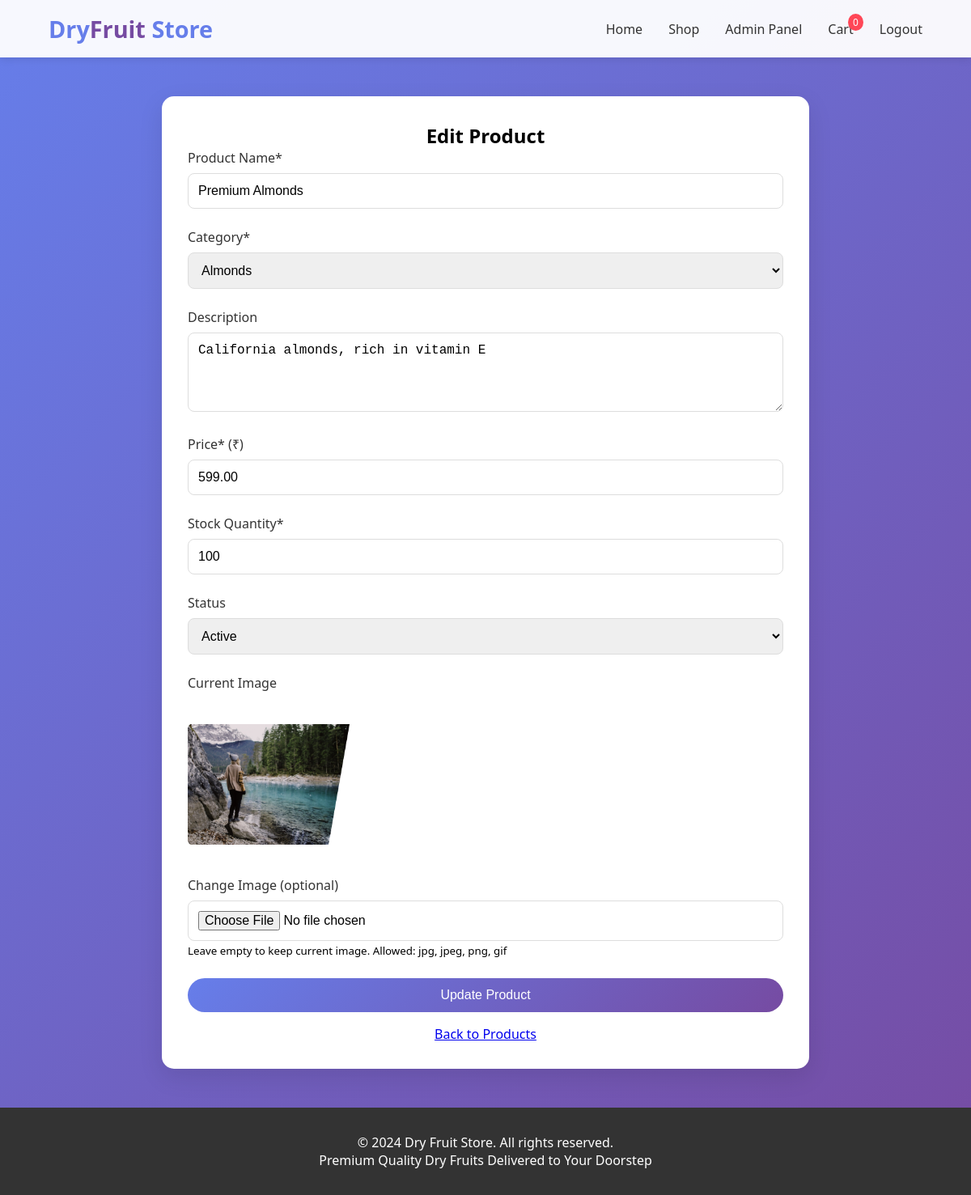
The app's page /dry_fruit_store/admin/edit_product.php?id=1 (signed in) with its own data.
### tables this page shows
CREATE TABLE `products` (
  `id` int(11) NOT NULL,
  `name` varchar(100) NOT NULL,
  `category_id` int(11) DEFAULT NULL,
  `description` text DEFAULT NULL,
  `price` decimal(10,2) NOT NULL,
  `stock_quantity` int(11) DEFAULT 0,
  `image_path` varchar(255) DEFAULT NULL,
  `status` enum('active','inactive') DEFAULT 'active',
  `created_at` timestamp NOT NULL DEFAULT current_timestamp()
);

CREATE TABLE `categories` (
  `id` int(11) NOT NULL,
  `name` varchar(50) NOT NULL,
  `description` text DEFAULT NULL,
  `status` enum('active','inactive') DEFAULT 'active'
);

### dry_fruit_store/admin/edit_product.php (the view, shortened to what this page needs)
<?php
require_once '../includes/config.php';
$product_id = isset($_GET['id']) ? (int)$_GET['id'] : 0;
$query = "SELECT * FROM products WHERE id = $product_id";
$result = mysqli_query($conn, $query);
$product = mysqli_fetch_assoc($result);
$categories = mysqli_query($conn, "SELECT * FROM categories WHERE status='active'");
include '../includes/header.php';
?>
<div class="container">
    <div class="form-container" style="max-width: 800px;">
        <h2 style="text-align: center;">Edit Product</h2>
        <form method="POST" action="" enctype="multipart/form-data">
            <div class="form-group">
                <label>Product Name*</label>
                <input type="text" name="name" value="<?php echo htmlspecialchars($product['name']); ?>" required>
            </div>
            <div class="form-group">
                <label>Category*</label>
                <select name="category_id" required>
                    <?php while($cat = mysqli_fetch_assoc($categories)): ?>
                        <option value="<?php echo $cat['id']; ?>"
                            <?php echo ($cat['id'] == $product['category_id']) ? 'selected' : ''; ?>>
                            <?php echo htmlspecialchars($cat['name']); ?>
                        </option>
                    <?php endwhile; ?>
                </select>
            </div>
            <div class="form-group">
                <label>Description</label>
                <textarea name="description" rows="4"><?php echo htmlspecialchars($product['description']); ?></textarea>
            </div>
            <div class="form-group">
                <label>Price* (₹)</label>
                <input type="number" step="0.01" name="price" value="<?php echo $product['price']; ?>" required>
            </div>
            <div class="form-group">
                <label>Stock Quantity*</label>
                <input type="number" name="stock_quantity" value="<?php echo $product['stock_quantity']; ?>" required>
            </div>
            <div class="form-group">
                <label>Status</label>
                <select name="status">
                    <option value="active" <?php echo ($product['status'] == 'active') ? 'selected' : ''; ?>>Active</option>
                </select>
            </div>
            <div class="form-group">
                <label>Current Image</label><br>
                <?php if($product['image_path']): ?>
                    <img src="../assets/uploads/<?php echo $product['image_path']; ?>"
                         style="max-width: 200px; margin: 10px 0;">
                <?php else: ?>
                    <p>No image uploaded</p>
                <?php endif; ?>
            </div>
            <div class="form-group">
                <label>Change Image (optional)</label>
                <input type="file" name="image" accept="image/*">
                <small>Leave empty to keep current image. Allowed: jpg, jpeg, png, gif</small>
            </div>
            <button type="submit" class="btn btn-primary" style="width: 100%;">Update Product</button>
            <a href="products.php" style="display: block; text-align: center; margin-top: 1rem;">Back to Products</a>
        </form>
    </div>
</div>
<?php include '../includes/footer.php'; ?>

### dry_fruit_store/assets/css/style.css (style rules this page uses)
* { margin: 0; padding: 0; box-sizing: border-box; }
body { font-family: 'Segoe UI', Tahoma, Geneva, Verdana, sans-serif; background: linear-gradient(135deg, #667eea 0%, #764ba2 100%); min-height: 100vh; }
.container { max-width: 1200px; margin: 2rem auto; padding: 0 1rem; }
.btn { display: inline-block; padding: 0.75rem 1.5rem; border: none; border-radius: 25px; cursor: pointer; font-size: 1rem; transition: all 0.3s; text-decoration: none; }
.btn-primary { background: linear-gradient(135deg, #667eea 0%, #764ba2 100%); color: white; }
.form-container { max-width: 500px; margin: 3rem auto; background: white; padding: 2rem; border-radius: 15px; box-shadow: 0 10px 30px rgba(0,0,0,0.1); }
.form-group { margin-bottom: 1.5rem; }
.form-group label { display: block; margin-bottom: 0.5rem; color: #333; font-weight: 500; }
.form-group input, .form-group select, .form-group textarea { width: 100%; padding: 0.75rem; border: 1px solid #ddd; border-radius: 8px; font-size: 1rem; }

### records on screen
products: name "Premium Almonds", category_id "Almonds", description "California almonds, rich in vitamin E", price "599.00", stock_quantity "100", status "Active", image_path (picture)

### other values on screen
getCartCount($_SESSION['user_id']) "0"
